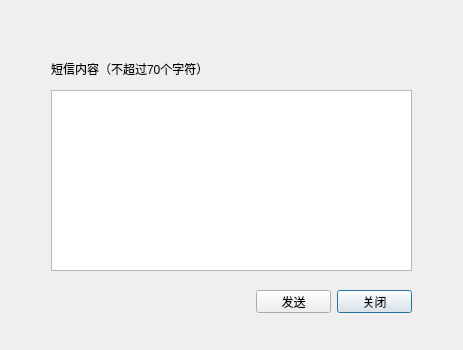
<?xml version="1.0" encoding="UTF-8"?>
<ui version="4.0">
 <class>CDlgSMSNotification</class>
 <widget class="QDialog" name="CDlgSMSNotification">
  <property name="geometry">
   <rect>
    <x>0</x>
    <y>0</y>
    <width>463</width>
    <height>350</height>
   </rect>
  </property>
  <property name="windowTitle">
   <string>短信通知</string>
  </property>
  <property name="styleSheet">
   <string notr="true">background-image: url(D:/WinParkUI/debug/Image/NewIcon/CommonBG-normal.jpg);</string>
  </property>
  <widget class="QPushButton" name="btnCancel">
   <property name="geometry">
    <rect>
     <x>337</x>
     <y>290</y>
     <width>75</width>
     <height>23</height>
    </rect>
   </property>
   <property name="styleSheet">
    <string notr="true">background-image:url( );</string>
   </property>
   <property name="text">
    <string>关闭</string>
   </property>
  </widget>
  <widget class="QPushButton" name="btnSave">
   <property name="geometry">
    <rect>
     <x>256</x>
     <y>290</y>
     <width>75</width>
     <height>23</height>
    </rect>
   </property>
   <property name="styleSheet">
    <string notr="true">background-image:url( );</string>
   </property>
   <property name="text">
    <string>发送</string>
   </property>
  </widget>
  <widget class="QLabel" name="label">
   <property name="geometry">
    <rect>
     <x>51</x>
     <y>61</y>
     <width>221</width>
     <height>16</height>
    </rect>
   </property>
   <property name="styleSheet">
    <string notr="true">background-image:url( );</string>
   </property>
   <property name="text">
    <string>短信内容（不超过70个字符）</string>
   </property>
  </widget>
  <widget class="QPlainTextEdit" name="edtInfo">
   <property name="geometry">
    <rect>
     <x>51</x>
     <y>90</y>
     <width>361</width>
     <height>181</height>
    </rect>
   </property>
   <property name="styleSheet">
    <string notr="true">background-image:url( );</string>
   </property>
  </widget>
  <widget class="QLabel" name="lblTitle">
   <property name="geometry">
    <rect>
     <x>20</x>
     <y>5</y>
     <width>141</width>
     <height>21</height>
    </rect>
   </property>
   <property name="font">
    <font>
     <weight>75</weight>
     <bold>true</bold>
    </font>
   </property>
   <property name="styleSheet">
    <string notr="true">background-image:url(none);
color: rgb(85, 0, 0);</string>
   </property>
   <property name="text">
    <string/>
   </property>
  </widget>
  <widget class="QLabel" name="lblClose">
   <property name="geometry">
    <rect>
     <x>422</x>
     <y>6</y>
     <width>30</width>
     <height>15</height>
    </rect>
   </property>
   <property name="text">
    <string/>
   </property>
  </widget>
 </widget>
 <resources/>
 <connections/>
</ui>
